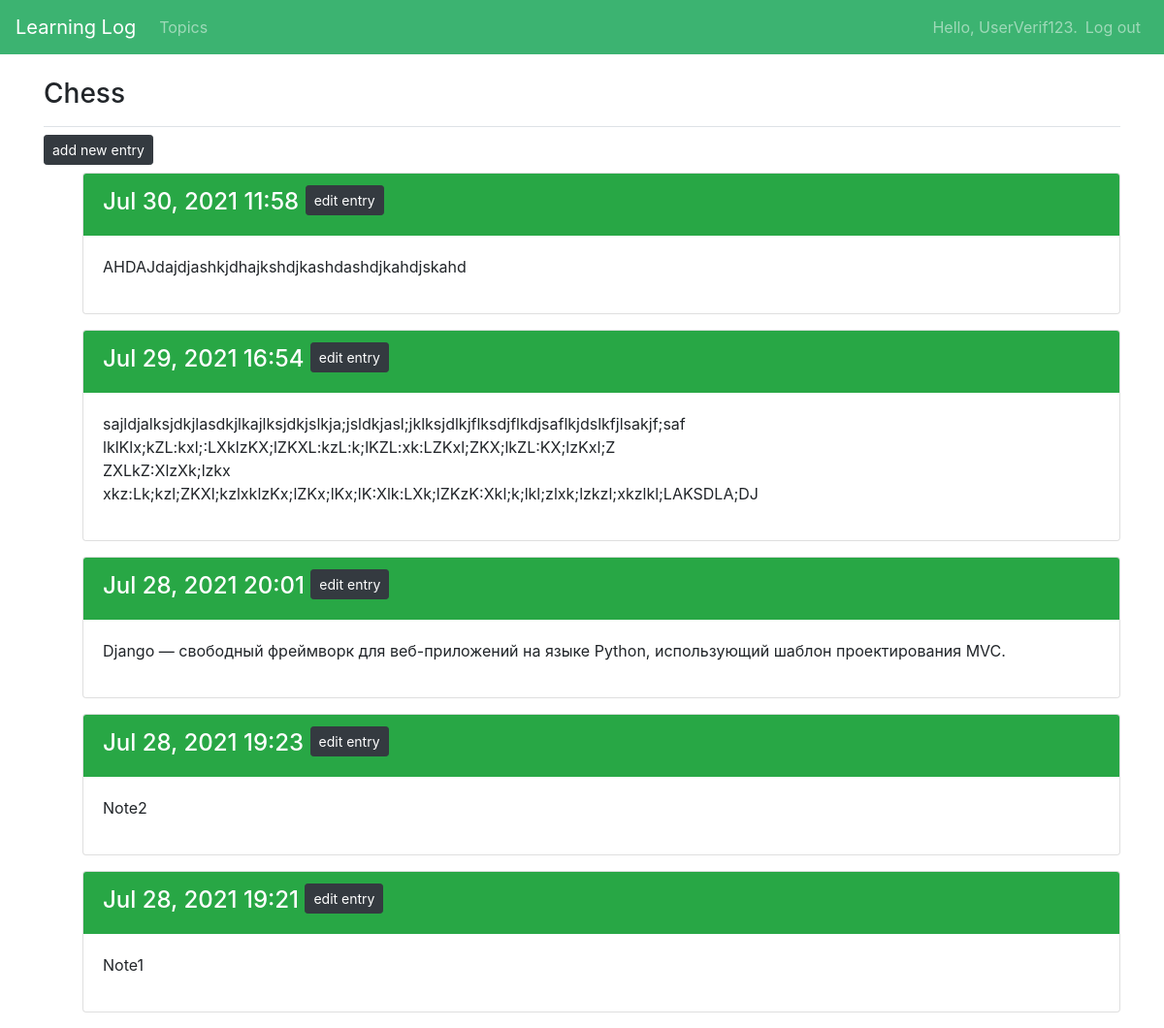
Page /topics/1/ (signed in) on the committed database.
### learning_logs/models.py (models this page shows, shortened)
class Topic(models.Model):
    text = models.CharField(max_length=200)
    date_added = models.DateTimeField(auto_now_add=True)
    owner = models.ForeignKey(User, on_delete=models.CASCADE)
    def __str__(self):
        return self.text

class Entry(models.Model):
    topic = models.ForeignKey(Topic, on_delete=models.CASCADE)
    text = models.TextField()
    date_added = models.DateTimeField(auto_now_add=True)
    class Meta:
        verbose_name_plural = 'entries'

### learning_logs/views.py (the view)
# urls.py: path('topics/<int:topic_id>/', views.topic, name='topic'),
@login_required
def topic(request, topic_id):
    topic = Topic.objects.get(id=topic_id)
    check_topic_owner(topic, request)
    entries = topic.entry_set.order_by('-date_added')
    username = request.user.username
    context = {'topic': topic, 'entries': entries, 'username': username}
    return render(request, 'learning_logs/topic.html', context)

### learning_logs/views.py (called while the page is built)
def check_topic_owner(topic, request):
    if topic.owner != request.user:
        raise Http404

### learning_logs/templates/learning_logs/topic.html (shortened to what this page needs)
<!DOCTYPE html>
<html lang="en">
<head>
</head>
<body>
{% extends 'learning_logs/base.html' %}
{% block page_header %}
<h3>{{ topic }}</h3>
{% endblock page_header %}
{% block content %}
 <h4>
 <a class="btn btn-dark btn-sm" href="{% url 'learning_logs:new_entry' topic.id %}">add new entry</a>
 </h4>
<ul>
{% for entry in entries %}
    <div class="card mb-3">
        <h4 class="card-header bg-success text-white border-success">
            {{ entry.date_added|date:'M d, Y H:i' }}
            <small><a class="btn btn-dark btn-sm mb-2" href="{% url 'learning_logs:edit_entry' entry.id %}">
                edit entry</a></small>
        </h4>
        <div class="card-body">
            {{ entry.text|linebreaks }}
        </div>
    </div>
{% empty %}
    <p>There are no entries for this topic yet.</p>
    {% endfor %}
 </ul>
{% endblock content %}

### learning_logs/templates/learning_logs/base.html (shortened to what this page needs)
<!DOCTYPE html>
{% load bootstrap4 %}
<html lang="en">
<head>
    {% bootstrap_css %}
</head>
<body>
<nav class="navbar navbar-expand-md navbar-dark mb-4" style="background-color: #3cb371;">
    <a class="navbar-brand" href="{% url 'learning_logs:index'%}">
        Learning Log</a>
    <div class="collapse navbar-collapse" id="navbarCollapse">
        <ul class="navbar-nav mr-auto">
            <li class="nav-item">
                <a class="nav-link" href="{% url 'learning_logs:topics'%}">
                    Topics</a></li>
        </ul>
        <ul class="navbar-nav ml-auto">
            {% if user.is_authenticated %}
            <li class="nav-item">
                <span class="navbar-text">Hello, {{ user.username }}.</span>
            </li>
            <li class="nav-item">
                <a class="nav-link" href="{% url 'users:logout' %}">Log out</a>
            </li>
            {% else %}
            <li class="nav-item">
                <a class="nav-link" href="{% url 'users:register' %}">Register</a>
            </li>
            <li class="nav-item">
                <a class="nav-link" href="{% url 'users:login' %}">Log in</a></li>
            {% endif %}
        </ul>
    </div>
 </nav>
<main role="main" class="container">
<div class="pb-2 mb-2 border-bottom">
    {% block page_header %}{% endblock page_header %}
</div>
<div>
    {% block content %}{% endblock content %}
</div>
</main>
 </body>
 </html>
</body>
</html>

### rows in the picture
Topic: text "Chess"
Entry: date_added "Jul 30, 2021 11:58", text "AHDAJdajdjashkjdhajkshdjkashdashdjkahdjskahd"
Entry: date_added "Jul 29, 2021 16:54", text "sajldjalksjdkjlasdkjlkajlksjdkjslkja;jsldkjasl;jklksjdlkjflksdjflkdjsaflkjdslkfjlsakjf;saf lklKlx;kZL:kxl;:LXklzKX;lZKXL:kzL:k;lKZL:xk:LZKxl;ZKX;lkZL:KX;lzKxl;Z ZXLkZ:XlzXk;lzkx xkz:Lk;kzl;ZKXl;kzlxklzKx;lZKx;lKx;lK:Xlk:LXk;lZKzK:Xkl;k;lkl;zlxk;lzkzl;xkzlkl;LAKSDLA;DJ"
Entry: date_added "Jul 28, 2021 20:01", text "Django — свободный фреймворк для веб-приложений на языке Python, использующий шаблон проектирования MVC."
Entry: date_added "Jul 28, 2021 19:23", text "Note2"
Entry: date_added "Jul 28, 2021 19:21", text "Note1"

### other values in the picture
{{ user.username }} "UserVerif123"
